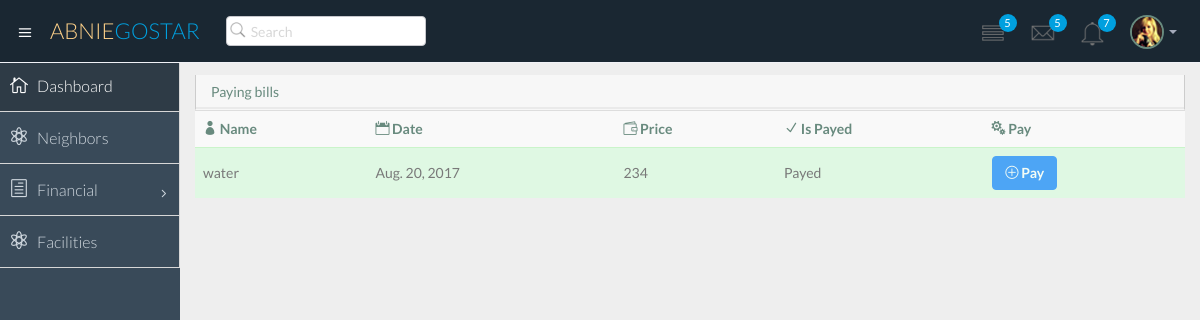
/home/financial/bill/ (signed in), run on the app's committed database.
### polls/models.py (models this page shows)
class Bill(models.Model):
    id = models.IntegerField(primary_key=True)
    title = models.CharField(max_length=30)
    price = models.IntegerField(default=300000)
    due_date = models.DateField('charge due date')
    is_payed = models.BooleanField(default=False)
    receipt = models.ForeignKey('Receipt', on_delete=models.CASCADE,blank=True, null=True)
    _apartment = models.ForeignKey('Apartment', on_delete=models.CASCADE)
    class Meta:
        unique_together = ('due_date', '_apartment')

### polls/views.py (the view)
def payBills(request):
    username = None
    if request.user.is_authenticated():
        username = request.user.get_username()
        user = User.objects.get(username=username)
        neighbor = Neighbor.objects.all().get(user=user)
        context = {}
        context['user'] = neighbor
        context['date'] = date.today();
        bills = {}
        if neighbor.apartment is not None:
            bills = Bill.objects.filter(_apartment=neighbor.apartment).order_by('-due_date')
        context['bills'] = bills
        return render(request, 'polls/payBills.html', context)
    return HttpResponseRedirect('/login/')

### polls/templates/polls/payBills.html (shortened to what this page needs)
{% extends 'polls/temp1.html' %}
{% block content %}
<div class="row">
                  <div class="col-lg-12">
                      <section class="panel">
                          <header class="panel-heading">
                              Paying bills
                          </header>
                          <table class="table table-striped table-advance table-hover">
                           <tbody>
                              <tr>
                                 <th><i class="icon_profile"></i> Name</th>
                                 <th><i class="icon_calendar"></i> Date</th>
                                 <th><i class="icon_wallet"></i> Price</th>
                                 <th><i class="icon_check"></i> Is Payed</th>
                                 <th><i class="icon_cogs"></i> Pay</th>
                              </tr>
                {% for bill in bills %}
                              <tr {% if bill.is_payed == True%} class="success" {% endif %}
                                      {% if bill.is_payed == False and date > bill.due_date %} class="danger" {% endif %}>
                                 <td>{{ bill.title }}</td>
                                 <td>{{ bill.due_date }}</td>
                                 <td>{{ bill.price }}</td>
                                 <td>
                                     {%  if bill.is_payed == True %}
                                        Payed
                                     {% endif %}
                                 </td>
                                 <td>
                                  <div class="btn-group">
                                      <a class="btn btn-primary {% if bill.is_payed == True %} disabled{% endif %}" href="{% url 'bank' "bill" bill.id  %}"><i class="icon_plus_alt2"></i> <b>Pay</b></a>
                                  </div>
                                  </td>
                              </tr>
                {% endfor %}
                           </tbody>
                        </table>
                      </section>
                  </div>
              </div>
{% endblock %}

### data on the page
Bill: title "water", due_date "Aug. 20, 2017", price "234", is_payed "Payed"
